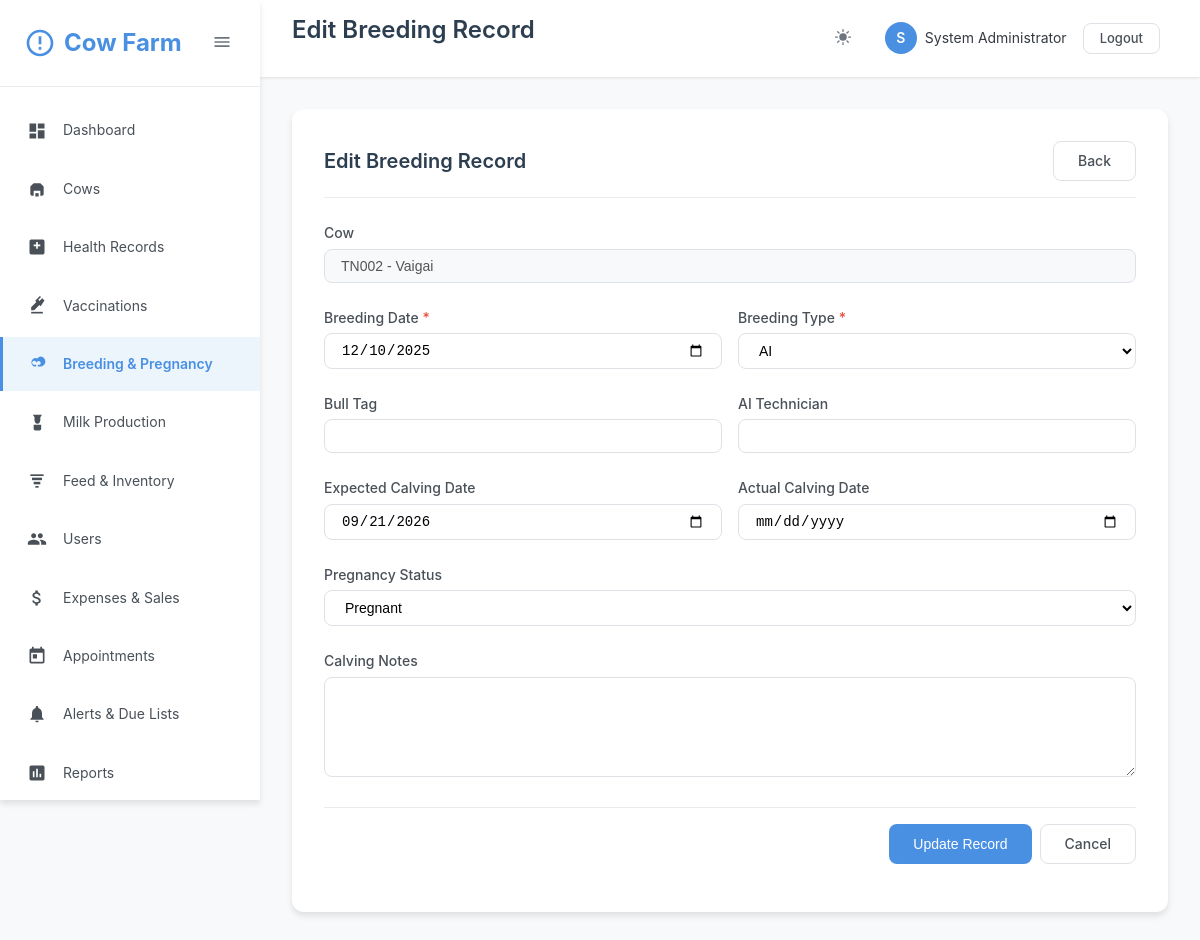
The app's page /breeding/edit.php?id=2 (signed in) with its own data.
### tables this page shows
CREATE TABLE IF NOT EXISTS users (
    id INT AUTO_INCREMENT PRIMARY KEY,
    username VARCHAR(50) UNIQUE NOT NULL,
    email VARCHAR(100) UNIQUE NOT NULL,
    password VARCHAR(255) NOT NULL,
    full_name VARCHAR(100) NOT NULL,
    role ENUM('admin', 'vet', 'manager', 'staff') DEFAULT 'staff',
    phone VARCHAR(20),
    status ENUM('active', 'inactive') DEFAULT 'active',
    created_at TIMESTAMP DEFAULT CURRENT_TIMESTAMP,
    updated_at TIMESTAMP DEFAULT CURRENT_TIMESTAMP ON UPDATE CURRENT_TIMESTAMP
);

CREATE TABLE IF NOT EXISTS cows (
    id INT AUTO_INCREMENT PRIMARY KEY,
    tag_number VARCHAR(50) UNIQUE NOT NULL,
    name VARCHAR(100),
    breed VARCHAR(50),
    date_of_birth DATE,
    gender ENUM('male', 'female') NOT NULL,
    weight DECIMAL(8,2),
    color VARCHAR(50),
    photo VARCHAR(255),
    sire_tag VARCHAR(50),
    dam_tag VARCHAR(50),
    purchase_date DATE,
    purchase_price DECIMAL(10,2),
    status ENUM('active', 'sold', 'deceased', 'transferred') DEFAULT 'active',
    notes TEXT,
    created_by INT,
    created_at TIMESTAMP DEFAULT CURRENT_TIMESTAMP,
    updated_at TIMESTAMP DEFAULT CURRENT_TIMESTAMP ON UPDATE CURRENT_TIMESTAMP,
    FOREIGN KEY (created_by) REFERENCES users(id) ON DELETE SET NULL
);

CREATE TABLE IF NOT EXISTS breeding_records (
    id INT AUTO_INCREMENT PRIMARY KEY,
    cow_id INT NOT NULL,
    breeding_type ENUM('AI', 'natural', 'embryo') NOT NULL,
    breeding_date DATE NOT NULL,
    bull_tag VARCHAR(50),
    ai_technician VARCHAR(100),
    expected_calving_date DATE,
    actual_calving_date DATE,
    pregnancy_status ENUM('pregnant', 'not_pregnant', 'aborted', 'delivered') DEFAULT 'pregnant',
    calving_notes TEXT,
    created_by INT,
    created_at TIMESTAMP DEFAULT CURRENT_TIMESTAMP,
    updated_at TIMESTAMP DEFAULT CURRENT_TIMESTAMP ON UPDATE CURRENT_TIMESTAMP,
    FOREIGN KEY (cow_id) REFERENCES cows(id) ON DELETE CASCADE,
    FOREIGN KEY (created_by) REFERENCES users(id) ON DELETE SET NULL
);

### breeding/edit.php (the view, shortened to what the rows shown need)
<?php
require_once __DIR__ . '/../classes/Auth.php';
require_once __DIR__ . '/../classes/Database.php';
$db = new DBHelper();
$id = isset($_GET['id']) ? (int)$_GET['id'] : 0;
$record = $db->fetchOne("SELECT * FROM breeding_records WHERE id = ?", [$id]);
$pageTitle = 'Edit Breeding Record';
include __DIR__ . '/../includes/header.php';
?>
<div class="content-area">
    <div class="card">
        <div class="card-header">
            <h2 class="card-title">Edit Breeding Record</h2>
        </div>
        <div class="card-body">
            <form method="POST">
                <div class="form-group">
                    <label class="form-label">Cow</label>
                    <input type="text" class="form-control" value="<?php
                        $cow = $db->fetchOne("SELECT tag_number, name FROM cows WHERE id = ?", [$record['cow_id']]);
                        echo htmlspecialchars($cow['tag_number'] . ($cow['name'] ? ' - ' . $cow['name'] : ''));
                    ?>" disabled>
                </div>
                <div class="form-row">
                    <div class="form-group">
                        <label class="form-label required" for="breeding_date">Breeding Date</label>
                        <input type="date" class="form-control" id="breeding_date" name="breeding_date"
                               value="<?php echo $record['breeding_date']; ?>" required>
                    </div>
                    <div class="form-group">
                        <label class="form-label required" for="breeding_type">Breeding Type</label>
                        <select class="form-control" id="breeding_type" name="breeding_type" required>
                            <option value="AI" <?php echo $record['breeding_type'] === 'AI' ? 'selected' : ''; ?>>AI</option>
                        </select>
                    </div>
                </div>
                <div class="form-row">
                    <div class="form-group">
                        <label class="form-label" for="expected_calving_date">Expected Calving Date</label>
                        <input type="date" class="form-control" id="expected_calving_date" name="expected_calving_date"
                               value="<?php echo $record['expected_calving_date'] ?: ''; ?>">
                    </div>
                </div>
                <div class="form-group">
                    <label class="form-label" for="pregnancy_status">Pregnancy Status</label>
                    <select class="form-control" id="pregnancy_status" name="pregnancy_status">
                        <option value="pregnant" <?php echo $record['pregnancy_status'] === 'pregnant' ? 'selected' : ''; ?>>Pregnant</option>
                    </select>
                </div>
            </form>
        </div>
    </div>
</div>
<?php include __DIR__ . '/../includes/footer.php'; ?>

### includes/header.php (shortened to what the rows shown need)
<?php
require_once __DIR__ . '/../classes/Auth.php';
$auth = new Auth();
$currentUser = $auth->getCurrentUser();
?>
<!DOCTYPE html>
<html lang="en">
<head>
    <link rel="stylesheet" href="<?php echo BASE_URL; ?>assets/css/style.css">
    <link rel="stylesheet" href="<?php echo BASE_URL; ?>assets/css/icons.css">
</head>
<body>
    <?php if ($auth->isLoggedIn()): ?>
    <aside class="sidebar" id="sidebar">
        <div class="sidebar-header">
            <div class="sidebar-logo">
                <svg class="sidebar-logo-icon" viewBox="0 0 24 24">
                    <path d="M12 2C6.48 2 2 6.48 2 12s4.48 10 10 10 10-4.48 10-10S17.52 2 12 2zm0 18c-4.41 0-8-3.59-8-8s3.59-8 8-8 8 3.59 8 8-3.59 8-8 8zm-1-13h2v6h-2zm0 8h2v2h-2z"/>
                </svg>
                <span class="sidebar-menu-text">Cow Farm</span>
            </div>
            <button class="sidebar-toggle" id="sidebarToggle">
                <svg width="20" height="20" viewBox="0 0 24 24" fill="currentColor">
                    <path d="M3 18h18v-2H3v2zm0-5h18v-2H3v2zm0-7v2h18V6H3z"/>
                </svg>
            </button>
        </div>
        <nav>
            <ul class="sidebar-menu">
                <li class="sidebar-menu-item">
                    <a href="<?php echo BASE_URL; ?>dashboard.php" class="sidebar-menu-link <?php echo basename($_SERVER['PHP_SELF']) == 'dashboard.php' ? 'active' : ''; ?>">
                        <svg class="sidebar-menu-icon" viewBox="0 0 24 24">
                            <path d="M3 13h8V3H3v10zm0 8h8v-6H3v6zm10 0h8V11h-8v10zm0-18v6h8V3h-8z"/>
                        </svg>
                        <span class="sidebar-menu-text">Dashboard</span>
                    </a>
                </li>
                <li class="sidebar-menu-item">
                    <a href="<?php echo BASE_URL; ?>cows/index.php" class="sidebar-menu-link <?php echo strpos($_SERVER['PHP_SELF'], 'cows') !== false ? 'active' : ''; ?>">
                        <svg class="sidebar-menu-icon" viewBox="0 0 24 24">
                            <path d="M4 9l4-4h8l4 4v9a2 2 0 0 1-2 2h-2v-6H8v6H6a2 2 0 0 1-2-2V9z"/>
                            <path d="M10 21v-4h4v4"/>
                        </svg>
                        <span class="sidebar-menu-text">Cows</span>
                    </a>
                </li>
                <li class="sidebar-menu-item">
                    <a href="<?php echo BASE_URL; ?>health/index.php" class="sidebar-menu-link <?php echo strpos($_SERVER['PHP_SELF'], 'health') !== false ? 'active' : ''; ?>">
                        <svg class="sidebar-menu-icon" viewBox="0 0 24 24">
                            <path d="M19 3H5A2 2 0 0 0 3 5v14a2 2 0 0 0 2 2h14a2 2 0 0 0 2-2V5a2 2 0 0 0-2-2zm-3 8h-3v3h-2v-3H8V9h3V6h2v3h3z"/>
                        </svg>
                        <span class="sidebar-menu-text">Health Records</span>
                    </a>
                </li>
                <li class="sidebar-menu-item">
                    <a href="<?php echo BASE_URL; ?>health/vaccinations.php" class="sidebar-menu-link <?php echo strpos($_SERVER['PHP_SELF'], 'vaccinations') !== false ? 'active' : ''; ?>">
                        <svg class="sidebar-menu-icon" viewBox="0 0 24 24">
                            <path d="M21 5.5l-2.79-2.8-3.22 3.22-1.42-1.42L16.79 1.3 15.5 0 9.79 5.71l1.42 1.42L5 13.36V17h3.64l6.21-6.21 1.42 1.42L21 5.5z"/>
                            <path d="M5 19h14v2H5z"/>
                        </svg>
                        <span class="sidebar-menu-text">Vaccinations</span>
                    </a>
                </li>
                <li class="sidebar-menu-item">
                    <a href="<?php echo BASE_URL; ?>breeding/index.php" class="sidebar-menu-link <?php echo strpos($_SERVER['PHP_SELF'], 'breeding') !== false ? 'active' : ''; ?>">
                        <svg class="sidebar-menu-icon" viewBox="0 0 24 24">
                            <path d="M16.5 3a4.5 4.5 0 0 0-3.89 2.25A4.5 4.5 0 1 0 8.5 15H11v-2H8.5A2.5 2.5 0 1 1 10.7 9l.8 1.39.8-1.39A2.5 2.5 0 1 1 15.5 13H13v2h2.5A4.5 4.5 0 0 0 16.5 3z"/>
                        </svg>
                        <span class="sidebar-menu-text">Breeding & Pregnancy</span>
                    </a>
                </li>
                <li class="sidebar-menu-item">
                    <a href="<?php echo BASE_URL; ?>milk/index.php" class="sidebar-menu-link <?php echo strpos($_SERVER['PHP_SELF'], 'milk') !== false ? 'active' : ''; ?>">
                        <svg class="sidebar-menu-icon" viewBox="0 0 24 24">
                            <path d="M7 2l2 3v3.5C9 11.43 10.57 13 12.5 13S16 11.43 16 8.5V5l2-3H7z"/>
                            <path d="M8 14h9v5a2 2 0 0 1-2 2H10a2 2 0 0 1-2-2v-5z"/>
                        </svg>
                        <span class="sidebar-menu-text">Milk Production</span>
                    </a>
                </li>
                <li class="sidebar-menu-item">
                    <a href="<?php echo BASE_URL; ?>feed/index.php" class="sidebar-menu-link <?php echo strpos($_SERVER['PHP_SELF'], 'feed') !== false ? 'active' : ''; ?>">
                        <svg class="sidebar-menu-icon" viewBox="0 0 24 24">
                            <path d="M4 4h16v2H4z"/>
                            <path d="M6 8h12v3H6z"/>
                            <path d="M8 13h8v3H8z"/>
                            <path d="M10 18h4v2h-4z"/>
                        </svg>
                        <span class="sidebar-menu-text">Feed & Inventory</span>
                    </a>
                </li>
                <?php if ($auth->hasRole([ROLE_ADMIN, ROLE_MANAGER])): ?>
                <li class="sidebar-menu-item">
                    <a href="<?php echo BASE_URL; ?>users/index.php" class="sidebar-menu-link <?php echo strpos($_SERVER['PHP_SELF'], 'users') !== false ? 'active' : ''; ?>">
                        <span class="sidebar-menu-text">Users</span>
                    </a>
                </li>
                <?php endif; ?>
                <li class="sidebar-menu-item">
                    <a href="<?php echo BASE_URL; ?>expenses/index.php" class="sidebar-menu-link <?php echo strpos($_SERVER['PHP_SELF'], 'expenses') !== false ? 'active' : ''; ?>">
                        <span class="sidebar-menu-text">Expenses & Sales</span>
                    </a>
                </li>
                <li class="sidebar-menu-item">
                    <a href="<?php echo BASE_URL; ?>appointments/index.php" class="sidebar-menu-link <?php echo strpos($_SERVER['PHP_SELF'], 'appointments') !== false ? 'active' : ''; ?>">
                        <svg class="sidebar-menu-icon" viewBox="0 0 24 24">
                            <path d="M19 3h-1V1h-2v2H8V1H6v2H5c-1.11 0-1.99.9-1.99 2L3 19c0 1.1.89 2 2 2h14c1.1 0 2-.9 2-2V5c0-1.1-.9-2-2-2zm0 16H5V8h14v11zM7 10h5v5H7z"/>
                        </svg>
                        <span class="sidebar-menu-text">Appointments</span>
                    </a>
                </li>
                <li class="sidebar-menu-item">
                    <a href="<?php echo BASE_URL; ?>alerts/index.php" class="sidebar-menu-link <?php echo strpos($_SERVER['PHP_SELF'], 'alerts') !== false ? 'active' : ''; ?>">
                        <svg class="sidebar-menu-icon" viewBox="0 0 24 24">
                            <path d="M12 22c1.1 0 2-.9 2-2h-4c0 1.1.89 2 2 2zm6-6v-5c0-3.07-1.64-5.64-4.5-6.32V4c0-.83-.67-1.5-1.5-1.5s-1.5.67-1.5 1.5v.68C7.63 5.36 6 7.92 6 11v5l-2 2v1h16v-1l-2-2z"/>
                        </svg>
                        <span class="sidebar-menu-text">Alerts & Due Lists</span>
                    </a>
                </li>
                <li class="sidebar-menu-item">
                    <a href="<?php echo BASE_URL; ?>reports/index.php" class="sidebar-menu-link <?php echo strpos($_SERVER['PHP_SELF'], 'reports') !== false ? 'active' : ''; ?>">
                        <svg class="sidebar-menu-icon" viewBox="0 0 24 24">
                            <path d="M19 3H5c-1.1 0-2 .9-2 2v14c0 1.1.9 2 2 2h14c1.1 0 2-.9 2-2V5c0-1.1-.9-2-2-2zM9 17H7v-7h2v7zm4 0h-2V7h2v10zm4 0h-2v-4h2v4z"/>
                        </svg>
                        <span class="sidebar-menu-text">Reports</span>
                    </a>
                </li>
            </ul>
        </nav>
    </aside>
    <main class="main-content">
        <header class="header-bar">
            <div>
                <h1 class="header-title"><?php echo isset($pageTitle) ? $pageTitle : 'Dashboard'; ?></h1>
            </div>
            <div class="header-actions">
                <button class="header-btn" data-theme-toggle title="Toggle Dark Mode">
                </button>
                <div class="user-menu">
                    <div class="user-avatar"><?php echo strtoupper(substr($currentUser['full_name'], 0, 1)); ?></div>
                    <span><?php echo htmlspecialchars($currentUser['full_name']); ?></span>
                    <div style="margin-left: 8px;">
                        <a href="<?php echo BASE_URL; ?>logout.php" class="btn btn-sm btn-outline">Logout</a>
                    </div>
                </div>
            </div>
        </header>
    <?php endif; ?>

### records on screen
users: full_name "S", full_name "System Administrator"
cows: tag_number+name "TN002 - Vaigai"
breeding_records: breeding_date "12/10/2025", breeding_type "AI", expected_calving_date "09/21/2026", pregnancy_status "Pregnant"

### other values on screen
$pageTitle "Edit Breeding Record"
